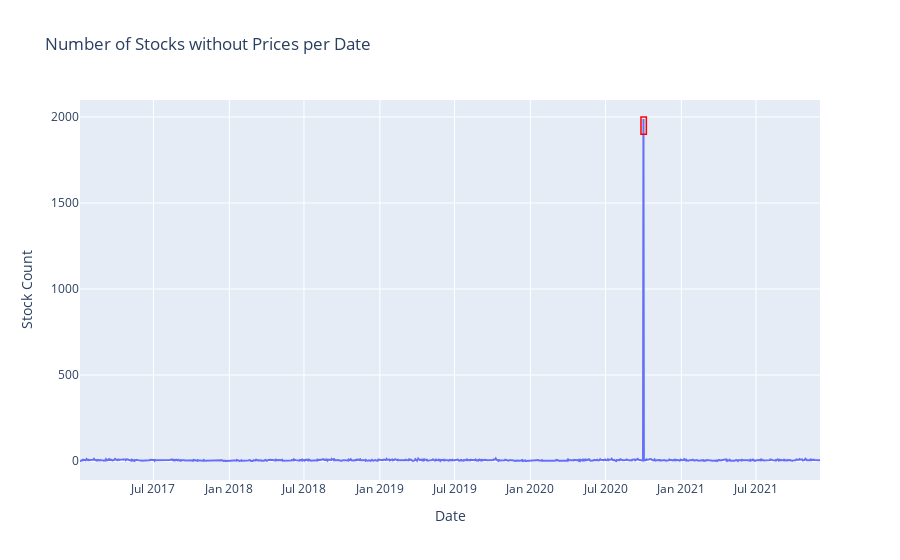

Notebook cell for this chart:
### Markdown cell above
In 2020-10-01  1988 stock didn't have a close price which raises a lot of question! let's grapth the data

### Code cell
no_prices_per_date = df_no_prices['Date'].value_counts().sort_index()
all_dates = sorted(df_prices['Date'].unique())
no_prices_per_date = no_prices_per_date.reindex(all_dates, fill_value=0)

fig = go.Figure()
fig.add_trace(go.Scatter(x=no_prices_per_date.index, 
                         y=no_prices_per_date, 
                         mode='lines'))
rect_focus_params = {
    'xref': 'x', 'yref': 'y', 'x0': '2020-09-25', 'x1': '2020-10-08',
    'y0': 1900, 'y1': 2000, 'line': {'color': 'red', 'width': 1.5}
}
fig.add_shape(type='rect', **rect_focus_params)
fig.update_layout(
    title=f"Number of Stocks without Prices per Date",
    xaxis_title="Date",
    yaxis_title="Stock Count",
)
fig.show()

### Figure 1 — Plotly figure (JSON) as saved in the notebook; plotly's stock layout.template omitted (floating-point values rounded to 4 significant figures; data arrays with more than 128 entries replaced by an {"elided": "..."} marker saying what was removed)
{"data": [{"mode": "lines", "type": "scatter", "x": {"elided": "1202 str values"}, "y": {"elided": "1202 int values"}}], "layout": {"shapes": [{"line": {"color": "red", "width": 1.5}, "type": "rect", "x0": "2020-09-25", "x1": "2020-10-08", "xref": "x", "y0": 1900, "y1": 2000, "yref": "y"}], "title": {"text": "Number of Stocks without Prices per Date"}, "xaxis": {"title": {"text": "Date"}}, "yaxis": {"title": {"text": "Stock Count"}}}}
